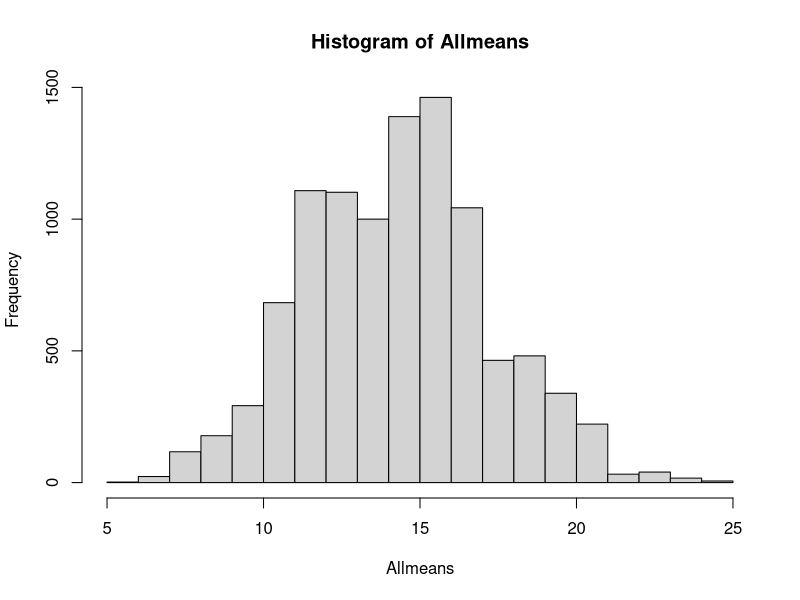
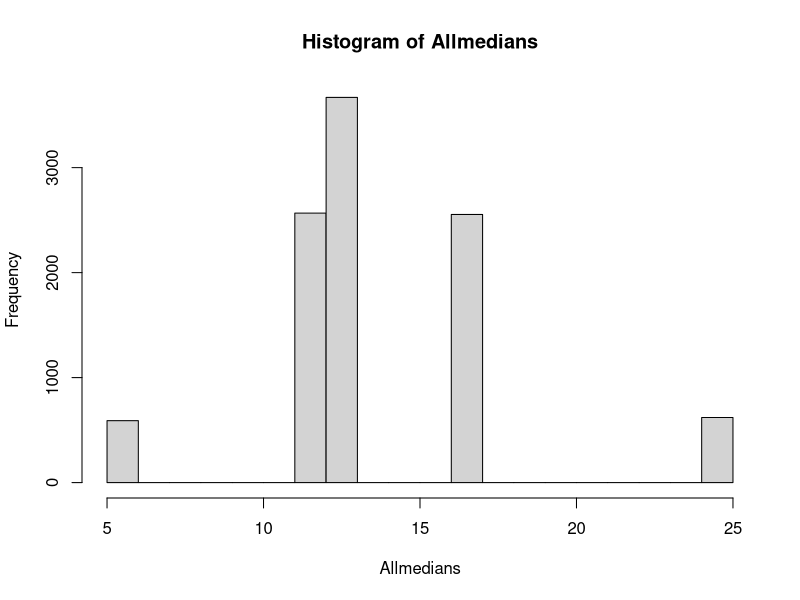
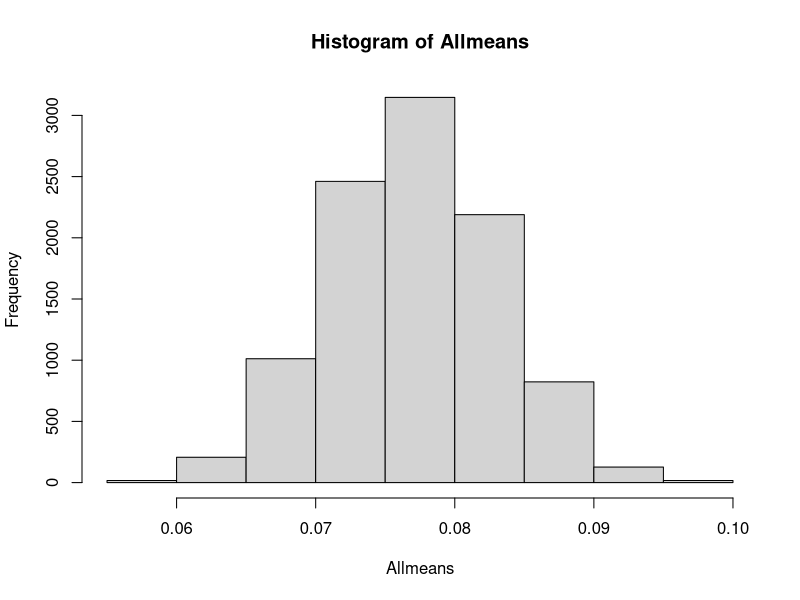
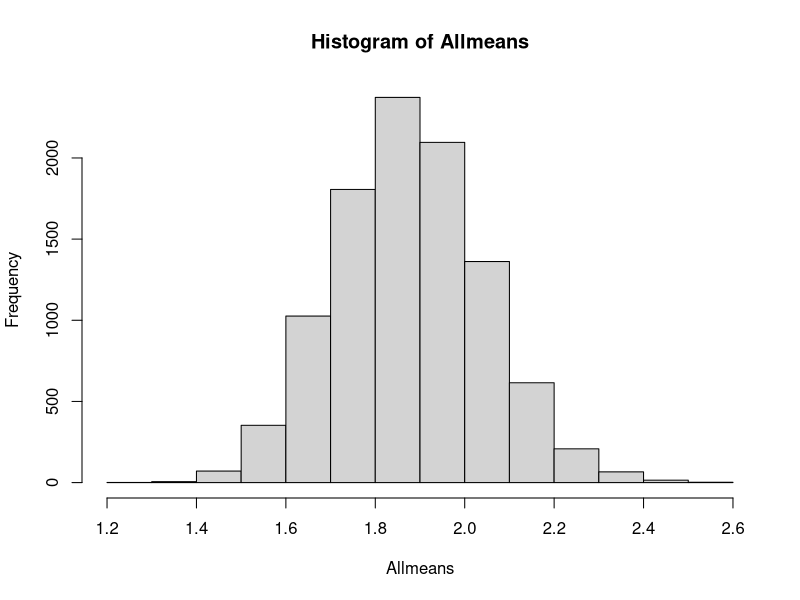

Reproduce these figures in R, in order.
## ---- chunk 1
knitr::opts_chunk$set(echo = TRUE)
## ---- chunk 2
#  Here is my original sample from the population
os <- c(13, 12, 25, 17, 5)

#  Find the PE.  Here the point estimate is the mean of the sample.
PE <- mean(os)
PE

#  To select a sample of 5 from the faked population
#  -- using our sample in place of the population:
#  Do two of these and calculate the mean from each
s <- sample(os, size = 5, replace = TRUE)
s
mean(s)


#  Record these means on your activity
## ---- chunk 3
for (j in 1:5)  print("Hi there")

for (i in 1:5)  print(i)

for (i in 1:5) {  
  print("Hi")
  print(i)
  print(i^2)
}

## ---- chunk 4
# Now we want to save values in a vector, rather than just printing them on the console.  We'll call the vector Allmeans.

Allmeans <- c()
Allmeans
for (i in 1:10000) {
  s <- sample(os, size = length(os), replace = TRUE)
  Allmeans[i] <- mean(s)
}

#  Allmeans
hist(Allmeans)

SE <- sd(Allmeans)
SE

 # Note:  we used size = 5 above, to reflect the size of the original sample.  Using length(os) makes the code work for any length os vector.

# The values in Allmeans are the Statistics from bootstrap samples.  So the SE is just the standard deviation of Allmeans.

#  Make a histogram of Allmeans

## ---- chunk 5
#  Calculate ME, lower and upper limits, then print in a sentence in terms of the problem.

ME <- 2 * SE

lowerlimit <- PE - ME
upperlimit <- PE + ME

lowerlimit <- round(lowerlimit, 2)
upperlimit <- round(upperlimit, 2)

print(paste("I'm 95% confident that the true mean number of states visited by students in 087 is captured in the interval from ", lowerlimit, " to ", upperlimit))
## ---- chunk 6

os <- c(13, 12, 25, 17, 5)
PE <- median(os)

#  The code is really all the same, except changing means to medians in the PE and the bootstrap samples.
Allmedians <- c()
for (i in 1:10000) {
  s <- sample(os, size = length(os), replace = TRUE)
  Allmedians[i] <- median(s)
}

#  Allmeans
hist(Allmedians)

SE <- sd(Allmedians)
SE
ME <- 2 * SE

lowerlimit <- PE - ME
upperlimit <- PE + ME

lowerlimit <- round(lowerlimit, 2)
upperlimit <- round(upperlimit, 2)

print(paste("I'm 95% confident that the true median number of states visited by students in 087 is captured in the interval from ", lowerlimit, " to ", upperlimit))


## ---- chunk 7
os <- c(0.08,0.10,0.07,0.08,0.10,0.11,
        0.05,0.05,0.06,0.08,NA,0.05,0.10)

os <- na.omit(os)    # to remove missing values from vector

PE <- mean(os)
PE
#  CI for a mean

Allmeans <- c()
for (i in 1:10000) {
  s <- sample(os, size = length(os), replace = TRUE)
  Allmeans[i] <- mean(s)
}

#  Allmeans
hist(Allmeans)

SE <- sd(Allmeans)
SE

ME <- 2 * SE

lowerlimit <- PE - ME
upperlimit <- PE + ME

lowerlimit <- round(lowerlimit, 3)
upperlimit <- round(upperlimit, 3)

print(paste("I'm 95% confident that the true mean difference in max swimming velocity wearing a wetsuit compared to not wearing one is captured in the interval from ", lowerlimit, " to ", upperlimit))

## ---- chunk 8

library(tidyverse)
tibble(msleep)

os <- msleep$sleep_rem
os <- na.omit(os)
  
  
PE <- mean(os)
PE

#  CI for a mean

Allmeans <- c()
for (i in 1:10000) {
  s <- sample(os, size = length(os), replace = TRUE)
  Allmeans[i] <- mean(s)
}

#  Allmeans
hist(Allmeans)

SE <- sd(Allmeans)
SE

ME <- 2 * SE

lowerlimit <- PE - ME
upperlimit <- PE + ME

lowerlimit <- round(lowerlimit, 3)
upperlimit <- round(upperlimit, 3)

print(paste("I'm 95% confident that the true mean REM sleep hours for animals is captured in the interval from ", lowerlimit, " to ", upperlimit))

